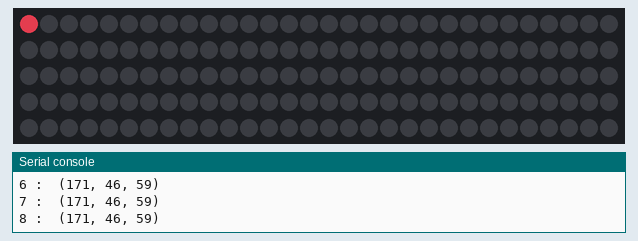
Recording of a program running on a simulated CircuitPython board. Shown: 150 RGB LEDs in strip order, left to right, continuing on the next row, the last lines printed to the serial console. Dim RGB values are drawn brighter than linear; random numbers come from a fixed seed.

Above: at 0.16 s.
At 1.08 s:
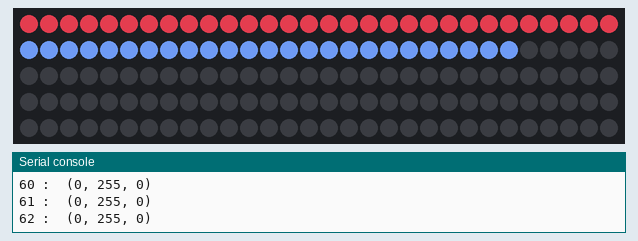
At 2.32 s:
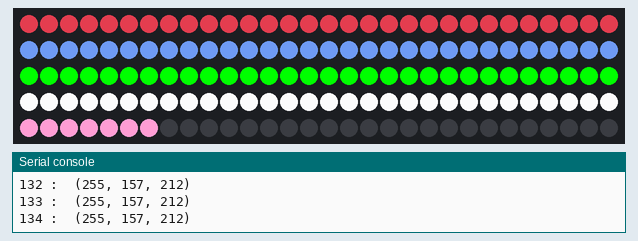
At 35.92 s:
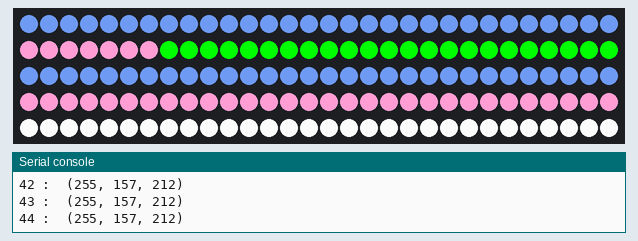
At 36.85 s:
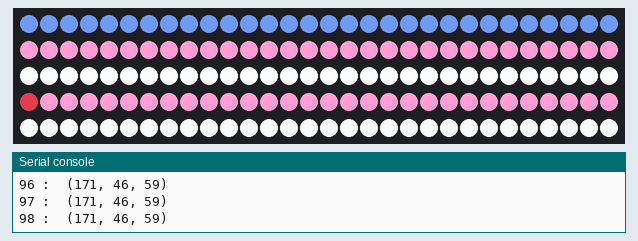
At 37.8 s:
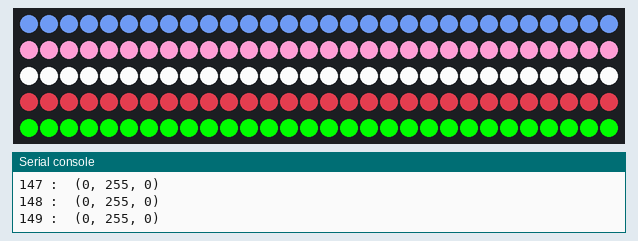

The program:

neopixels.py
```python
import board
import neopixel
import time
import random

pixel_pin = board.D18
ORDER = neopixel.RGB
num_pixels = 150
zones = 5
brightness = 1

pixels = neopixel.NeoPixel(pixel_pin, num_pixels,
	brightness=brightness, pixel_order=ORDER)

#pixels[0] = (255, 0, 0)

color1 = (245, 245, 245) #white
color2 = (255, 157, 212) #pink (green and blue reversed)
color3 = (171, 46, 59) #red (g & b reversed)
color4 = (98, 137,217) #blue (g & b reversed)
color5 = (0, 255, 0) #(60, 158, 78) #green (g & b reversed)

#pixels.fill(color2)
#pixels.show()
colors = [color1, color2, color3, color4, color5]

def cycle(secWait):
	index = 0
	random.shuffle(colors)
	for color in colors:
		for j in range(0, 30):
			cur_pixel = (index * 30) + j
			pixels[cur_pixel] = color
			print(cur_pixel, ": ", color)
			time.sleep(secWait)
		index += 1


#pixels[0] = (255, 0, 0)
#pixels.write()
while True:
	print("running")
	#pixels.fill((255, 0, 0))
	#pixels.write()
	#time.sleep(5)
	cycle(0.01)
	#pixels.show()
	time.sleep(15)
	#pixels.fill((0, 255, 0))
	#cycle(0.01)
	#pixels.show()
	#time.sleep(5)
	#print("stopping")
```
